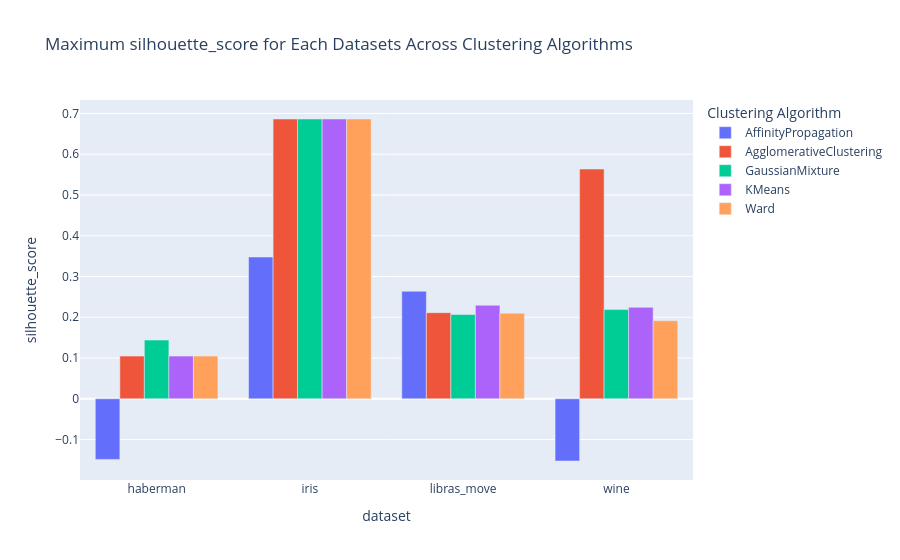

Notebook cell for this chart:
### Code cell
# For each dataset and algorithm maximum silhouette_score
max_f1 = results_all.loc[results_all.groupby(["dataset", "algorithm"])["silhouette_score"].idxmax()]
#print(max_f1)

fig = px.bar(
    max_f1,
    x = "dataset",
    y = "silhouette_score",
    color = "algorithm",
    barmode="group",
    title="Maximum silhouette_score for Each Datasets Across Clustering Algorithms",
    labels={"silhouette_score": "silhouette_score", "algorithm": "Clustering Algorithm"},
)
fig.show()

### Figure 1 — Plotly figure (JSON) as saved in the notebook; plotly's stock layout.template omitted (floating-point values rounded to 4 significant figures)
{"data": [{"alignmentgroup": "True", "hovertemplate": "Clustering Algorithm=AffinityPropagation<br>dataset=%{x}<br>silhouette_score=%{y}<extra></extra>", "legendgroup": "AffinityPropagation", "marker": {"color": "#636efa", "pattern": {"shape": ""}}, "name": "AffinityPropagation", "offsetgroup": "AffinityPropagation", "orientation": "v", "showlegend": true, "textposition": "auto", "type": "bar", "x": ["haberman", "iris", "libras_move", "wine"], "xaxis": "x", "y": [-0.1486, 0.3478, 0.2638, -0.1526], "yaxis": "y"}, {"alignmentgroup": "True", "hovertemplate": "Clustering Algorithm=AgglomerativeClustering<br>dataset=%{x}<br>silhouette_score=%{y}<extra></extra>", "legendgroup": "AgglomerativeClustering", "marker": {"color": "#EF553B", "pattern": {"shape": ""}}, "name": "AgglomerativeClustering", "offsetgroup": "AgglomerativeClustering", "orientation": "v", "showlegend": true, "textposition": "auto", "type": "bar", "x": ["haberman", "iris", "libras_move", "wine"], "xaxis": "x", "y": [0.1047, 0.6864, 0.2114, 0.5636], "yaxis": "y"}, {"alignmentgroup": "True", "hovertemplate": "Clustering Algorithm=GaussianMixture<br>dataset=%{x}<br>silhouette_score=%{y}<extra></extra>", "legendgroup": "GaussianMixture", "marker": {"color": "#00cc96", "pattern": {"shape": ""}}, "name": "GaussianMixture", "offsetgroup": "GaussianMixture", "orientation": "v", "showlegend": true, "textposition": "auto", "type": "bar", "x": ["haberman", "iris", "libras_move", "wine"], "xaxis": "x", "y": [0.144, 0.6864, 0.2068, 0.2189], "yaxis": "y"}, {"alignmentgroup": "True", "hovertemplate": "Clustering Algorithm=KMeans<br>dataset=%{x}<br>silhouette_score=%{y}<extra></extra>", "legendgroup": "KMeans", "marker": {"color": "#ab63fa", "pattern": {"shape": ""}}, "name": "KMeans", "offsetgroup": "KMeans", "orientation": "v", "showlegend": true, "textposition": "auto", "type": "bar", "x": ["haberman", "iris", "libras_move", "wine"], "xaxis": "x", "y": [0.1047, 0.6864, 0.2295, 0.2243], "yaxis": "y"}, {"alignmentgroup": "True", "hovertemplate": "Clustering Algorithm=Ward<br>dataset=%{x}<br>silhouette_score=%{y}<extra></extra>", "legendgroup": "Ward", "marker": {"color": "#FFA15A", "pattern": {"shape": ""}}, "name": "Ward", "offsetgroup": "Ward", "orientation": "v", "showlegend": true, "textposition": "auto", "type": "bar", "x": ["haberman", "iris", "libras_move", "wine"], "xaxis": "x", "y": [0.1047, 0.6864, 0.21, 0.1915], "yaxis": "y"}], "layout": {"barmode": "group", "legend": {"title": {"text": "Clustering Algorithm"}, "tracegroupgap": 0}, "title": {"text": "Maximum silhouette_score for Each Datasets Across Clustering Algorithms"}, "xaxis": {"anchor": "y", "domain": [0, 1], "title": {"text": "dataset"}}, "yaxis": {"anchor": "x", "domain": [0, 1], "title": {"text": "silhouette_score"}}}}
